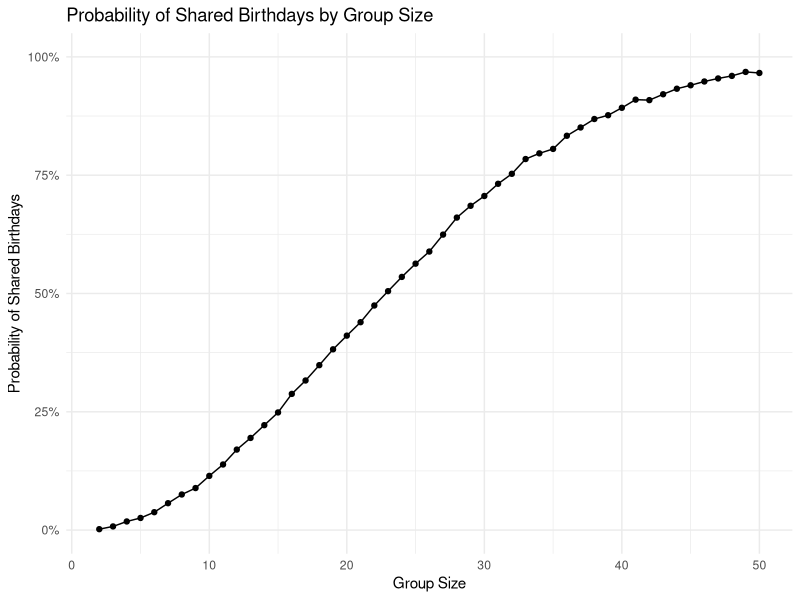

The R source for this figure: (Note: this script raises an error after producing the figure.)
## ---- chunk 1
library(tidyverse)
library(broom)

knitr::opts_chunk$set(
  fig.width = 8,
  fig.asp = .6,
  out.width = "90%",
  message = FALSE,
  warning = FALSE
)

theme_set(
  theme_minimal() +
    theme(legend.position = "bottom")
)

set.seed(4657)
## ---- chunk 2
birthday_repeated = function(n) {

  birthdays = sample(
    1:365,
    size = n,
    replace = TRUE
  )

  repeated = length(unique(birthdays)) < n

  return(repeated)
}
## ---- chunk 3
birthday_results_df =
  expand_grid(
    group_size = 2:50,
    iter = 1:10000
  ) |>
  mutate(
    repeated = map_lgl(group_size, birthday_repeated)
  )

birthday_prob_df =
  birthday_results_df |>
  group_by(group_size) |>
  summarize(
    prob_repeat = mean(repeated),
    .groups = "drop"
  )

birthday_prob_df
## ---- chunk 4
birthday_prob_df |>
  ggplot(aes(x = group_size, y = prob_repeat)) +
  geom_point() +
  geom_line() +
  labs(
    title = "Probability of Shared Birthdays by Group Size",
    x = "Group Size",
    y = "Probability of Shared Birthdays"
  ) +
  scale_y_continuous(
    limits = c(0, 1),
    labels = scales::percent
  )
## ---- chunk 5
file_names =
  tibble(
    file_name = list.files(
      path = "./data",
      pattern = "\\.csv$",
      full.names = TRUE
    )
  )

file_names
## ---- chunk 6
study_df =
  file_names |>
  mutate(
    data = map(file_name, read_csv, show_col_types = FALSE)
  )

study_df
## ---- chunk 7
study_tidy_df =
  study_df |>
  mutate(
    arm = case_when(
      str_detect(file_name, "con_") ~ "Control",
      str_detect(file_name, "exp_") ~ "Experimental"
    ),
    subject_id = str_extract(
      basename(file_name), "\\d+"
    )
  ) |>
  select(-file_name) |>
  unnest(data) |>
  pivot_longer(
    cols = starts_with("week_"),
    names_to = "week",
    values_to = "observation"
  ) |>
  mutate(
    week = as.numeric(str_remove(week, "week_")),
    arm = factor(
      arm,
      levels = c("Control", "Experimental")
    )
  ) |>
  arrange(arm, subject_id, week)

study_tidy_df
## ---- chunk 8
study_tidy_df |>
  ggplot(
    aes(
      x = week,
      y = observation,
      group = interaction(arm, subject_id),
      color = arm
    )
  ) +
  geom_line(alpha = 0.6) +
  geom_point(size = 1.5, alpha = 0.8) +
  facet_grid(. ~ arm) +
  scale_x_continuous(breaks = 1:8) +
  labs(
    title = "Weekly Observations by Treatment Arm",
    x = "Week",
    y = "Observation",
    color = "Treatment Arm"
  )
